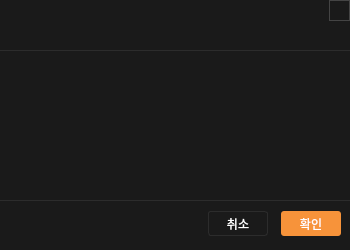
<?xml version="1.0" encoding="UTF-8"?>
<ui version="4.0">
 <class>DeleteDriverDialog</class>
 <widget class="QDialog" name="DeleteDriverDialog">
  <property name="geometry">
   <rect>
    <x>0</x>
    <y>0</y>
    <width>350</width>
    <height>250</height>
   </rect>
  </property>
  <property name="windowTitle">
   <string>Dialog</string>
  </property>
  <property name="styleSheet">
   <string notr="true">background-color: rgba(26, 26, 26, 1);
border: 1px;
border-color: #2C2C2C;
</string>
  </property>
  <widget class="Line" name="line">
   <property name="geometry">
    <rect>
     <x>0</x>
     <y>50</y>
     <width>350</width>
     <height>1</height>
    </rect>
   </property>
   <property name="font">
    <font>
     <bold>false</bold>
    </font>
   </property>
   <property name="styleSheet">
    <string notr="true">background-color: rgba(44, 44, 44, 1);</string>
   </property>
   <property name="frameShadow">
    <enum>QFrame::Shadow::Sunken</enum>
   </property>
   <property name="lineWidth">
    <number>1</number>
   </property>
   <property name="midLineWidth">
    <number>0</number>
   </property>
   <property name="orientation">
    <enum>Qt::Orientation::Horizontal</enum>
   </property>
  </widget>
  <widget class="Line" name="line_2">
   <property name="geometry">
    <rect>
     <x>0</x>
     <y>200</y>
     <width>350</width>
     <height>1</height>
    </rect>
   </property>
   <property name="font">
    <font>
     <bold>false</bold>
    </font>
   </property>
   <property name="styleSheet">
    <string notr="true">background-color: rgba(44, 44, 44, 1);</string>
   </property>
   <property name="orientation">
    <enum>Qt::Orientation::Horizontal</enum>
   </property>
  </widget>
  <widget class="QWidget" name="widget" native="true">
   <property name="geometry">
    <rect>
     <x>66</x>
     <y>105</y>
     <width>261</width>
     <height>30</height>
    </rect>
   </property>
   <widget class="QLabel" name="label">
    <property name="geometry">
     <rect>
      <x>0</x>
      <y>3</y>
      <width>24</width>
      <height>24</height>
     </rect>
    </property>
    <property name="styleSheet">
     <string notr="true">image: url(:/images/image/camera.png);</string>
    </property>
    <property name="text">
     <string/>
    </property>
   </widget>
   <widget class="QLabel" name="label_2">
    <property name="geometry">
     <rect>
      <x>30</x>
      <y>4</y>
      <width>231</width>
      <height>24</height>
     </rect>
    </property>
    <property name="styleSheet">
     <string notr="true"/>
    </property>
    <property name="text">
     <string/>
    </property>
   </widget>
  </widget>
  <widget class="QPushButton" name="pushButton">
   <property name="geometry">
    <rect>
     <x>281</x>
     <y>211</y>
     <width>60</width>
     <height>25</height>
    </rect>
   </property>
   <property name="styleSheet">
    <string notr="true">font: 9pt &quot;hanwhaGothic&quot;;
color: white;
background-color: #F7933A;
border-radius: 3px;</string>
   </property>
   <property name="text">
    <string>확인</string>
   </property>
  </widget>
  <widget class="QPushButton" name="pushButton_2">
   <property name="geometry">
    <rect>
     <x>208</x>
     <y>211</y>
     <width>60</width>
     <height>25</height>
    </rect>
   </property>
   <property name="styleSheet">
    <string notr="true">font: 9pt &quot;hanwhaGothic&quot;;
color: white;
background-color: transparent;
border: 1px solid rgba(44, 44, 44, 1);
border-radius: 3px;</string>
   </property>
   <property name="text">
    <string>취소</string>
   </property>
  </widget>
  <widget class="QPushButton" name="btn_close">
   <property name="geometry">
    <rect>
     <x>329</x>
     <y>0</y>
     <width>21</width>
     <height>21</height>
    </rect>
   </property>
   <property name="font">
    <font>
     <family>Microsoft PhagsPa</family>
     <pointsize>13</pointsize>
     <italic>false</italic>
     <bold>false</bold>
    </font>
   </property>
   <property name="styleSheet">
    <string notr="true">QPushButton{
qproperty-icon: url(&quot;:/images/image/close.svg&quot;);
qproperty-iconSize: 19px 19px;
text: &quot;&quot;;               /* 텍스트 지우기 */
background: transparent;
border: 1px solid #444;

}

QPushButton:hover {
    background-color: rgba(255,255,255,0.10); /* 10% 밝은 배경 */
    color: #D8D8D8;                           /* 아이콘을 약간 밝게 */
}

QPushButton:pressed {
    background-color: rgba(255,255,255,0.20); /* 20% 밝은 배경 */
    color: #FFFFFF;                           /* 아이콘을 완전 화이트로 */
}</string>
   </property>
   <property name="text">
    <string/>
   </property>
  </widget>
  <zorder>line_2</zorder>
  <zorder>widget</zorder>
  <zorder>pushButton</zorder>
  <zorder>line</zorder>
  <zorder>pushButton_2</zorder>
  <zorder>btn_close</zorder>
 </widget>
 <resources/>
 <connections/>
</ui>
